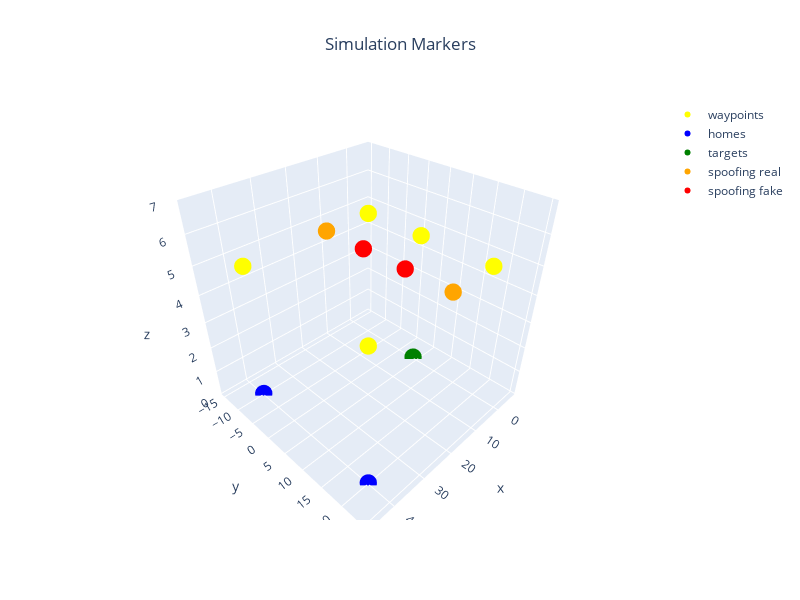

Notebook cell for this chart:
### Markdown cell above
## Gonfiguration

### Code cell
wps = [(40, -10, 5),
            (15, -10, 5),
            (0, -10, 5),
            (0, 4, 5),
            (40, 20, 5),
            (15, 20, 5),
            (0, 20, 5)]


use_nav_wps=[True,False]


GPS_spoofings={'real':[(15, -10, 5),(15, 20, 5)],'fake':[(15, 10, 5),(15, 0, 5)]}


wp_plans=[
    [(40, -10,5),(0, 4,5)],
    [(40,  20, 5),(0, 4,5)]
    ]

n_uavs = len(use_nav_wps)


homes=[(*plan[0][:2],0) for plan in wp_plans]
targets=[(*plan[-1][:2],0) for plan in wp_plans]

markers = {'waypoints': {'pos':wps,'color':'yellow'},
           'homes': {'pos':homes,'color':'blue'},
           'targets':{'pos':targets,'color':'green'},
           'spoofing real':{'pos':GPS_spoofings['real'],'color':'orange'},
           'spoofing fake':{'pos':GPS_spoofings['fake'],'color':'red'}}

# Interactive widget to rotate the plot

plot_3d_interactive(markers,title='Simulation Markers',expand=[0.2,0.2,0.4],ground=-0.05)

### Figure 1 — Plotly figure (JSON) as saved in the notebook; plotly's stock layout.template omitted (floating-point values rounded to 4 significant figures)
{"data": [{"marker": {"color": "yellow", "size": 6}, "mode": "markers", "name": "waypoints", "type": "scatter3d", "x": [40, 15, 0, 0, 40, 15, 0], "y": [-10, -10, -10, 4, 20, 20, 20], "z": [5, 5, 5, 5, 5, 5, 5]}, {"marker": {"color": "blue", "size": 6}, "mode": "markers", "name": "homes", "type": "scatter3d", "x": [40, 40], "y": [-10, 20], "z": [0, 0]}, {"marker": {"color": "green", "size": 6}, "mode": "markers", "name": "targets", "type": "scatter3d", "x": [0, 0], "y": [4, 4], "z": [0, 0]}, {"marker": {"color": "orange", "size": 6}, "mode": "markers", "name": "spoofing real", "type": "scatter3d", "x": [15, 15], "y": [-10, 20], "z": [5, 5]}, {"marker": {"color": "red", "size": 6}, "mode": "markers", "name": "spoofing fake", "type": "scatter3d", "x": [15, 15], "y": [10, 0], "z": [5, 5]}], "layout": {"height": 600, "scene": {"xaxis": {"range": [-8, 48], "title": {"text": "x"}}, "yaxis": {"range": [-16, 26], "title": {"text": "y"}}, "zaxis": {"range": [-0.05, 7], "title": {"text": "z"}}}, "title": {"text": "Simulation Markers", "x": 0.5, "xanchor": "center"}, "width": 800}}
